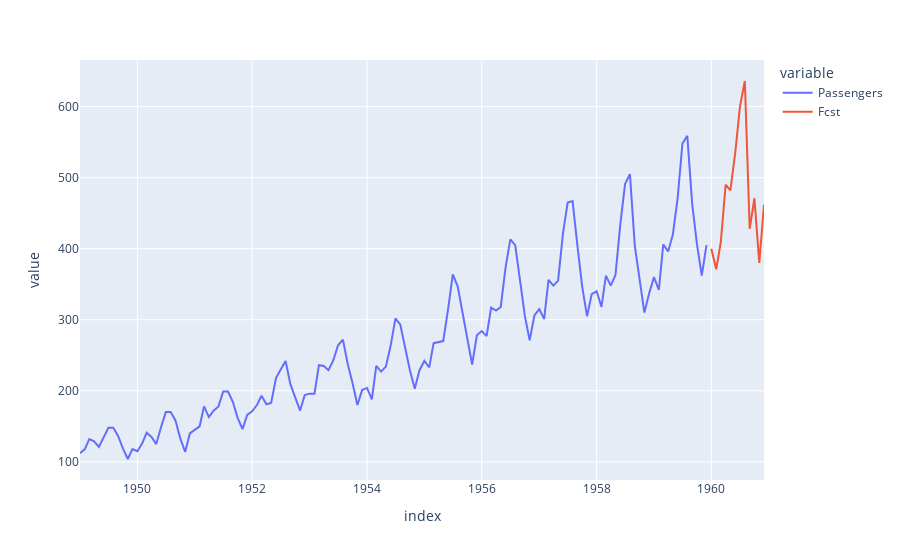

Source (notebook cell):
### Code cell
# 将 air_df 的数据画图出来(plotly)
# Plotly 很聪明把现在(Passengers) 和 未来(Fcst) 的数据分开了
fcst_df.plot()

### Figure 1 — Plotly figure (JSON) as saved in the notebook; plotly's stock layout.template omitted (floating-point values rounded to 4 significant figures; data arrays with more than 128 entries replaced by an {"elided": "..."} marker saying what was removed)
{"data": [{"hovertemplate": "variable=Passengers<br>index=%{x}<br>value=%{y}<extra></extra>", "legendgroup": "Passengers", "line": {"color": "#636efa", "dash": "solid"}, "mode": "lines", "name": "Passengers", "orientation": "v", "showlegend": true, "type": "scatter", "x": {"elided": "144 str values"}, "xaxis": "x", "y": {"elided": "144 int values"}, "yaxis": "y"}, {"hovertemplate": "variable=Fcst<br>index=%{x}<br>value=%{y}<extra></extra>", "legendgroup": "Fcst", "line": {"color": "#EF553B", "dash": "solid"}, "mode": "lines", "name": "Fcst", "orientation": "v", "showlegend": true, "type": "scatter", "x": {"elided": "144 str values"}, "xaxis": "x", "y": {"elided": "144 int values"}, "yaxis": "y"}], "layout": {"legend": {"title": {"text": "variable"}, "tracegroupgap": 0}, "margin": {"t": 60}, "xaxis": {"anchor": "y", "domain": [0, 1], "title": {"text": "index"}}, "yaxis": {"anchor": "x", "domain": [0, 1], "title": {"text": "value"}}}}
